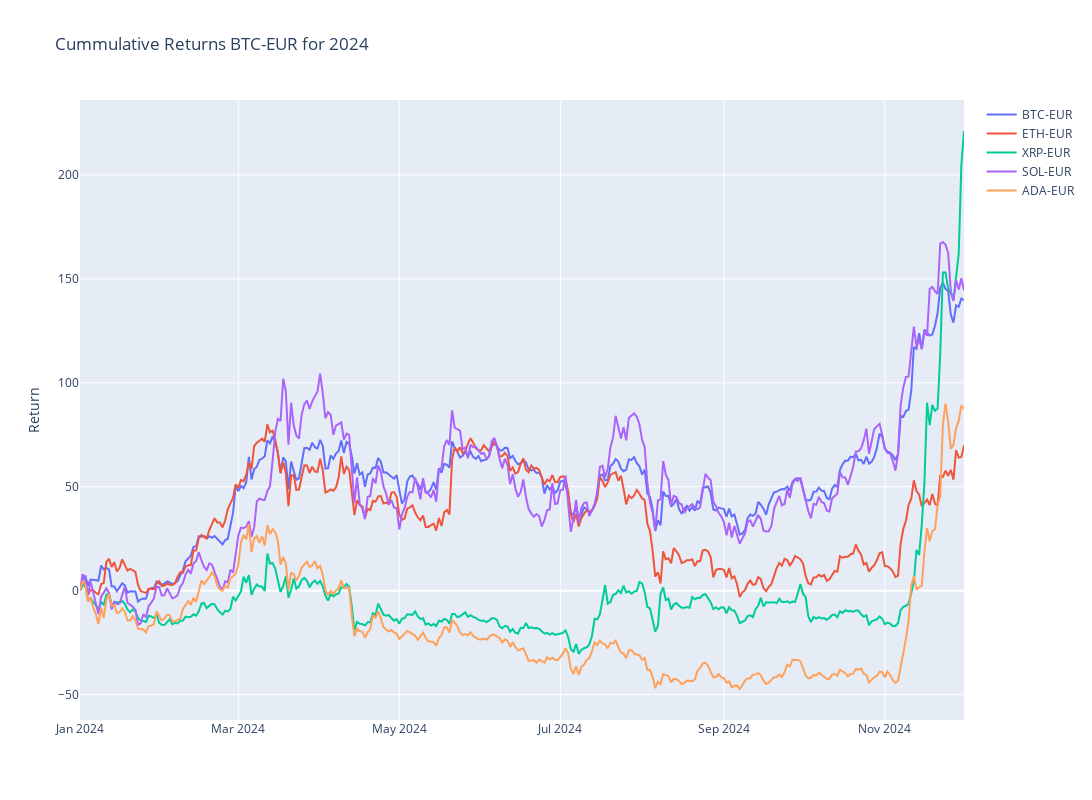

Notebook source saved alongside this figure:
### Code cell
# Plotly
fig = make_subplots()

# Graph (1,1)
# Loop all stock files and get cummulative return for year
for stock in tqdm(index_list):
    f = os.path.join("../input", stock)
    df = pd.read_csv(f+".csv",index_col="Date",parse_dates=True)
    df['Cummulative_Return'] = cumulative_return(df["Adj Close"].loc[year])
    fig.add_trace(go.Scatter(x=df['Cummulative_Return'].loc[year].index,y=df['Cummulative_Return'].loc[year],mode="lines",name=stock.split('.')[0]),row=1,col=1)

# Update xaxis properties
fig.update_yaxes(title_text="Return", row=1, col=1)

fig.update_layout(height=800, width=1300,showlegend=True,title=f"Cummulative Returns {ticker} for {year}")

fig.show()

### Figure 1 — Plotly figure (JSON) as saved in the notebook; plotly's stock layout.template omitted (floating-point values rounded to 4 significant figures; data arrays with more than 128 entries replaced by an {"elided": "..."} marker saying what was removed)
{"data": [{"mode": "lines", "name": "BTC-EUR", "type": "scatter", "x": {"elided": "336 str values"}, "xaxis": "x", "y": {"elided": "336 float values"}, "yaxis": "y"}, {"mode": "lines", "name": "ETH-EUR", "type": "scatter", "x": {"elided": "336 str values"}, "xaxis": "x", "y": {"elided": "336 float values"}, "yaxis": "y"}, {"mode": "lines", "name": "XRP-EUR", "type": "scatter", "x": {"elided": "336 str values"}, "xaxis": "x", "y": {"elided": "336 float values"}, "yaxis": "y"}, {"mode": "lines", "name": "SOL-EUR", "type": "scatter", "x": {"elided": "336 str values"}, "xaxis": "x", "y": {"elided": "336 float values"}, "yaxis": "y"}, {"mode": "lines", "name": "ADA-EUR", "type": "scatter", "x": {"elided": "336 str values"}, "xaxis": "x", "y": {"elided": "336 float values"}, "yaxis": "y"}], "layout": {"height": 800, "showlegend": true, "title": {"text": "Cummulative Returns BTC-EUR for 2024"}, "width": 1300, "xaxis": {"anchor": "y", "domain": [0, 1]}, "yaxis": {"anchor": "x", "domain": [0, 1], "title": {"text": "Return"}}}}
